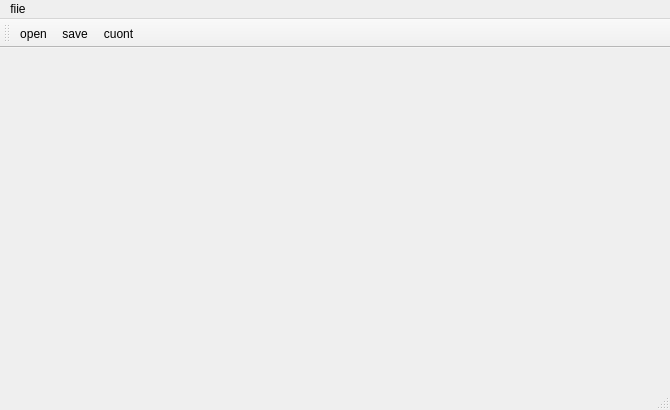
<?xml version="1.0" encoding="UTF-8"?>
<ui version="4.0">
 <class>MainWindow</class>
 <widget class="QMainWindow" name="MainWindow">
  <property name="geometry">
   <rect>
    <x>0</x>
    <y>0</y>
    <width>670</width>
    <height>410</height>
   </rect>
  </property>
  <property name="windowTitle">
   <string>MainWindow</string>
  </property>
  <widget class="QWidget" name="centralwidget"/>
  <widget class="QMenuBar" name="menubar">
   <property name="geometry">
    <rect>
     <x>0</x>
     <y>0</y>
     <width>670</width>
     <height>22</height>
    </rect>
   </property>
   <widget class="QMenu" name="menufiie">
    <property name="title">
     <string>fiie</string>
    </property>
    <addaction name="actionopen"/>
    <addaction name="actionsave"/>
    <addaction name="actionclose"/>
   </widget>
   <addaction name="menufiie"/>
  </widget>
  <widget class="QStatusBar" name="statusbar"/>
  <widget class="QToolBar" name="toolBar">
   <property name="windowTitle">
    <string>toolBar</string>
   </property>
   <attribute name="toolBarArea">
    <enum>TopToolBarArea</enum>
   </attribute>
   <attribute name="toolBarBreak">
    <bool>false</bool>
   </attribute>
   <addaction name="actionopen_2"/>
   <addaction name="actionsave_2"/>
   <addaction name="actioncuont"/>
  </widget>
  <action name="actionopen">
   <property name="icon">
    <iconset>
     <normaloff>C:/Users/tys/Desktop/测绘程序设计校赛/图标/11icon/imageres 154.png</normaloff>C:/Users/tys/Desktop/测绘程序设计校赛/图标/11icon/imageres 154.png</iconset>
   </property>
   <property name="text">
    <string>open</string>
   </property>
  </action>
  <action name="actionsave">
   <property name="icon">
    <iconset>
     <normaloff>C:/Users/tys/Desktop/测绘程序设计校赛/图标/11icon/shell32 259.png</normaloff>C:/Users/tys/Desktop/测绘程序设计校赛/图标/11icon/shell32 259.png</iconset>
   </property>
   <property name="text">
    <string>save</string>
   </property>
  </action>
  <action name="actionclose">
   <property name="icon">
    <iconset>
     <normaloff>C:/Users/tys/Desktop/测绘程序设计校赛/图标/11icon/imageres 085.png</normaloff>C:/Users/tys/Desktop/测绘程序设计校赛/图标/11icon/imageres 085.png</iconset>
   </property>
   <property name="text">
    <string>close</string>
   </property>
  </action>
  <action name="actionmenu_count">
   <property name="icon">
    <iconset>
     <normaloff>C:/Users/tys/Desktop/测绘程序设计校赛/图标/11icon/imageres 112.png</normaloff>C:/Users/tys/Desktop/测绘程序设计校赛/图标/11icon/imageres 112.png</iconset>
   </property>
   <property name="text">
    <string>menu_count</string>
   </property>
  </action>
  <action name="actioncuont">
   <property name="icon">
    <iconset>
     <normaloff>C:/Users/tys/Desktop/测绘程序设计校赛/图标/11icon/shell32 295.png</normaloff>C:/Users/tys/Desktop/测绘程序设计校赛/图标/11icon/shell32 295.png</iconset>
   </property>
   <property name="text">
    <string>cuont</string>
   </property>
  </action>
  <action name="actionopen_2">
   <property name="icon">
    <iconset>
     <normaloff>C:/Users/tys/Desktop/测绘程序设计校赛/图标/11icon/imageres 154.png</normaloff>C:/Users/tys/Desktop/测绘程序设计校赛/图标/11icon/imageres 154.png</iconset>
   </property>
   <property name="text">
    <string>open</string>
   </property>
  </action>
  <action name="actionsave_2">
   <property name="icon">
    <iconset>
     <normaloff>C:/Users/tys/Desktop/测绘程序设计校赛/图标/11icon/shell32 259.png</normaloff>C:/Users/tys/Desktop/测绘程序设计校赛/图标/11icon/shell32 259.png</iconset>
   </property>
   <property name="text">
    <string>save</string>
   </property>
  </action>
 </widget>
 <resources/>
 <connections/>
</ui>
